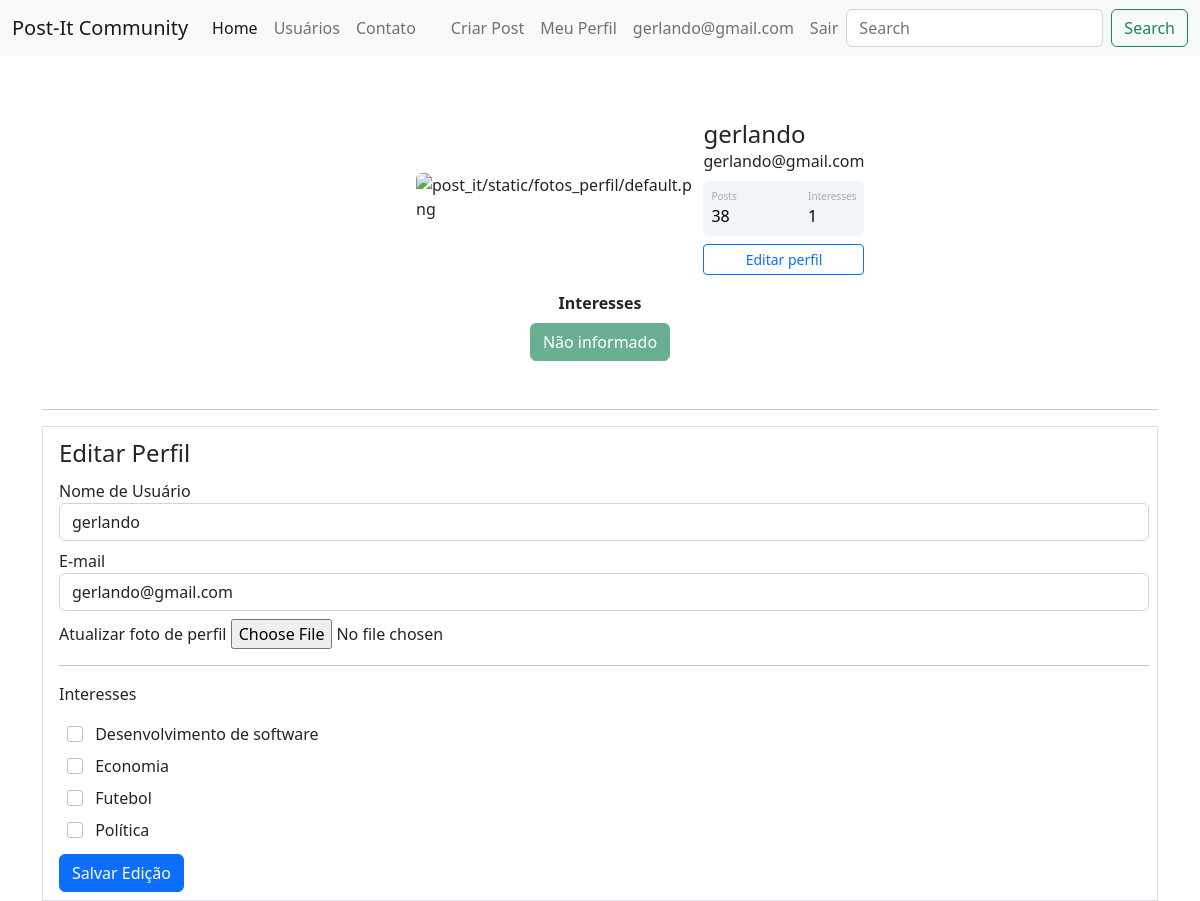
The page /perfil/editar (signed in) on the database its author committed.
### post_it/models.py (models this page shows)
class Usuario(database.Model, UserMixin):
    id = database.Column(database.Integer, primary_key=True)
    username = database.Column(database.String, nullable=False)
    senha = database.Column(database.String, nullable=False)
    email = database.Column(database.String, nullable=False, unique=True)
    foto_perfil = database.Column(database.String, default='default.png')
    posts = database.relationship('Post', backref='author', lazy=True)
    interesses = database.Column(database.String, nullable=False, default='Não informado')

### post_it/routes.py (the view)
@app.route('/perfil/editar', methods=['GET', 'POST'])
@login_required
def editar_perfil():
    form = FormEditarPerfil()
    if form.validate_on_submit():
        current_user.email = form.email.data
        current_user.username = form.username.data
        if form.foto_perfil.data:
            nome_imagem = salvar_imagem(form.foto_perfil.data)
            current_user.foto_perfil = nome_imagem
        current_user.interesses = atualizar_interesses(form)
        database.session.commit()
        flash('Perfil atualizado com sucesso', 'alert-success')
        return redirect(url_for('perfil'))
    elif request.method == "GET":
        form.email.data = current_user.email
        form.username.data = current_user.username
        for campo in form:
            if 'interesse_' in campo.name:
                if campo.label.text in current_user.interesses:
                    campo.data = True
    foto_perfil = url_for('static', filename='fotos_perfil/{}'.format(current_user.foto_perfil))
    return render_template('editarperfil.html', foto_perfil=foto_perfil, form=form)

### post_it/forms.py (shortened to what this page needs)
class FormEditarPerfil(FlaskForm):
    username = StringField('Nome de Usuário', validators=[DataRequired()])
    email = StringField('E-mail', validators=[DataRequired(), Email()])
    foto_perfil = FileField('Atualizar foto de perfil', validators=[FileAllowed(['jpg', 'png', 'jpeg'])])
    botao_submit_editarperfil = SubmitField('Salvar Edição')
    interesse_dev = BooleanField('Desenvolvimento de software')
    interesse_economia = BooleanField('Economia')
    interesse_futebol = BooleanField('Futebol')
    interesse_politica = BooleanField('Política')

### post_it/models.py (called while the page is built)
@login_manager.user_loader
def load_user(id_usuario):
    usuario = Usuario.query.get(int(id_usuario))
    return usuario

### post_it/templates/editarperfil.html (shortened to what this page needs)
{% extends 'perfil.html' %}
{% block form_editar_perfil  %}
<div class="container mt-5">
    <hr>
    <div class = 'row'>
        <div class = 'col'>
            <form method="POST" action="" class="border p-2 ps-3" enctype="multipart/form-data">
                <legend>Editar Perfil</legend>
                <fieldset class="pb-2">
                    <div class="form-group">
                        {{form.username.label(class="form-control-label")}}
                        {% if form.username.errors %}
                            {{form.username(class="form-control is-invalid")}}
                            <div class="invalid-feedback">
                                {%for erro in form.username.errors%}
                                    {{ erro }}
                                {% endfor %}
                            </div>
                        {% else %}
                            {{form.username(class="form-control")}}
                        {% endif %}
                    </div>
                     <div class="form-group mt-2 mb-2">
                        {{form.email.label(class="form-control-label")}}
                        {% if form.email.errors %}
                            {{form.email(class="form-control is-invalid")}}
                            <div class="invalid-feedback">
                                {%for erro in form.email.errors%}
                                    {{ erro }}
                                {% endfor %}
                            </div>
                        {% else %}
                            {{form.email(class="form-control")}}
                        {% endif %}
                    </div>
                     <div class="form-group mt-2 mb-2">
                        {{form.foto_perfil.label}}
                        {{form.foto_perfil(class="form-control-file")}}
                     </div>
                    <hr>
                    <p>Interesses</p>
                    {% for campo in form %}
                        {% if 'interesse_' in campo.name %}
                             <div class="form-group mt-2 mb-1">
                                 {{campo(class="form-check-input ms-2")}}
                                 {{campo.label(class="form-control-label ms-2")}}
                            </div>
                        {% endif %}
                    {% endfor %}
                </fieldset>
                {{form.botao_submit_editarperfil(class="btn btn-primary")}}
            </form>
        </div>
    </div>
</div>
{% endblock %}

### post_it/templates/perfil.html
{% extends 'base.html'%}
{% block body%}
<div class="container mt-5 d-flex justify-content-center">
            <div class="card p-3">
                <div class="d-flex align-items-center">
                    <div class="image me-2">
                <img src="{{ foto_perfil }}" alt="post_it/static/fotos_perfil/default.png" class="rounded" width="200" >
                </div>
                <div class="ml-3 w-100">
                   <h4 class="mb-0 mt-0">{{ current_user.username }}</h4>
                   <span> {{ current_user.email }}</span>
                   <div class="p-2 mt-2 bg-primary d-flex justify-content-between rounded text-white stats">
                    <div class="d-flex flex-column">
                        <span class="articles">Posts</span>
                        <span class="number1">38</span>
                    </div>
                    <div class="d-flex flex-column">
                        <span class="rating">Interesses</span>
                        <span class="number3">{{current_user.interesses.split(';')|length}}</span>
                    </div>
                   </div>
                   <div class="button mt-2 d-flex flex-row align-items-center">
                    <a class='w-100' href="{{ url_for('editar_perfil') }}"><button class="btn btn-sm btn-outline-primary w-100">Editar perfil</button></a>
                   </div>
                </div>
                </div>
            </div>
         </div>
<div class="row justify-content-center">
    <div class="col col-4" style="text-align: center">
        <strong> Interesses </strong><br>
        {% for interesse in current_user.interesses.split(';') %}
        <button type="button" class="btn btn-success mt-2" disabled>{{interesse}}</button>
        {% endfor %}
    </div>
</div>
{% block form_editar_perfil  %}
{% endblock %}
{% endblock%}

### post_it/templates/navbar.html (shortened to what this page needs)
<nav class="navbar navbar-expand-lg bg-light">
  <div class="container-fluid">
    <a class="navbar-brand" href="{{ url_for('home') }}">Post-It Community</a>
    <div class="collapse navbar-collapse" id="navbarSupportedContent">
      <ul class="navbar-nav me-auto mb-2 mb-lg-0">
        <li class="nav-item">
          <a class="nav-link active" aria-current="page" href="{{ url_for('home') }}">Home</a>
        </li>
        <li class="nav-item">
          <a class="nav-link" href="{{ url_for('users') }}">Usuários</a>
        </li>
        <li class="nav-item">
          <a class="nav-link" href="{{ url_for('contato') }}">Contato</a>
        </li>
      </ul>
      {% if current_user.is_authenticated %}
       <ul class="navbar-nav d-flex">
          <li class="nav-item">
            <a class="nav-link" href="{{ url_for('criar_post')}}">Criar Post</a>
          </li>
         <li class="nav-item">
            <a class="nav-link" href="{{ url_for('perfil')}}">Meu Perfil</a>
          </li>
         <li class="nav-item">
           <a class="nav-link fw-light" >{{ current_user.email }}</a>
         </li>
         <li class="nav-item">
            <a class="nav-link" href="{{ url_for('sair')}}">Sair</a>
          </li>
        </ul>
      {% endif %}
      <form class="d-flex" role="search">
        <input class="form-control me-2" type="search" placeholder="Search" aria-label="Search">
        <button class="btn btn-outline-success" type="submit">Search</button>
      </form>
    </div>
  </div>
</nav>

### post_it/static/main.css (style rules this page uses)
.card { width: 400px; border: none; border-radius: 10px; background-color: #fff; }
.stats { background: #f2f5f8 !important; color: #000 !important; }
.articles { font-size:10px; color: #a1aab9; }
.number1 { font-weight:500; }
.rating { font-size:10px; color: #a1aab9; }
.number3 { font-weight:500; }

### rows shown on the page
Usuario: email "gerlando@gmail.com", username "gerlando", interesses "Não informado"

### other values the page prints
{{ current_user.interesses.split(';')|length }} "1"
{{ campo.label(class="form-control-label ms-2") }} "Desenvolvimento de software" "Economia" "Futebol" "Política"
